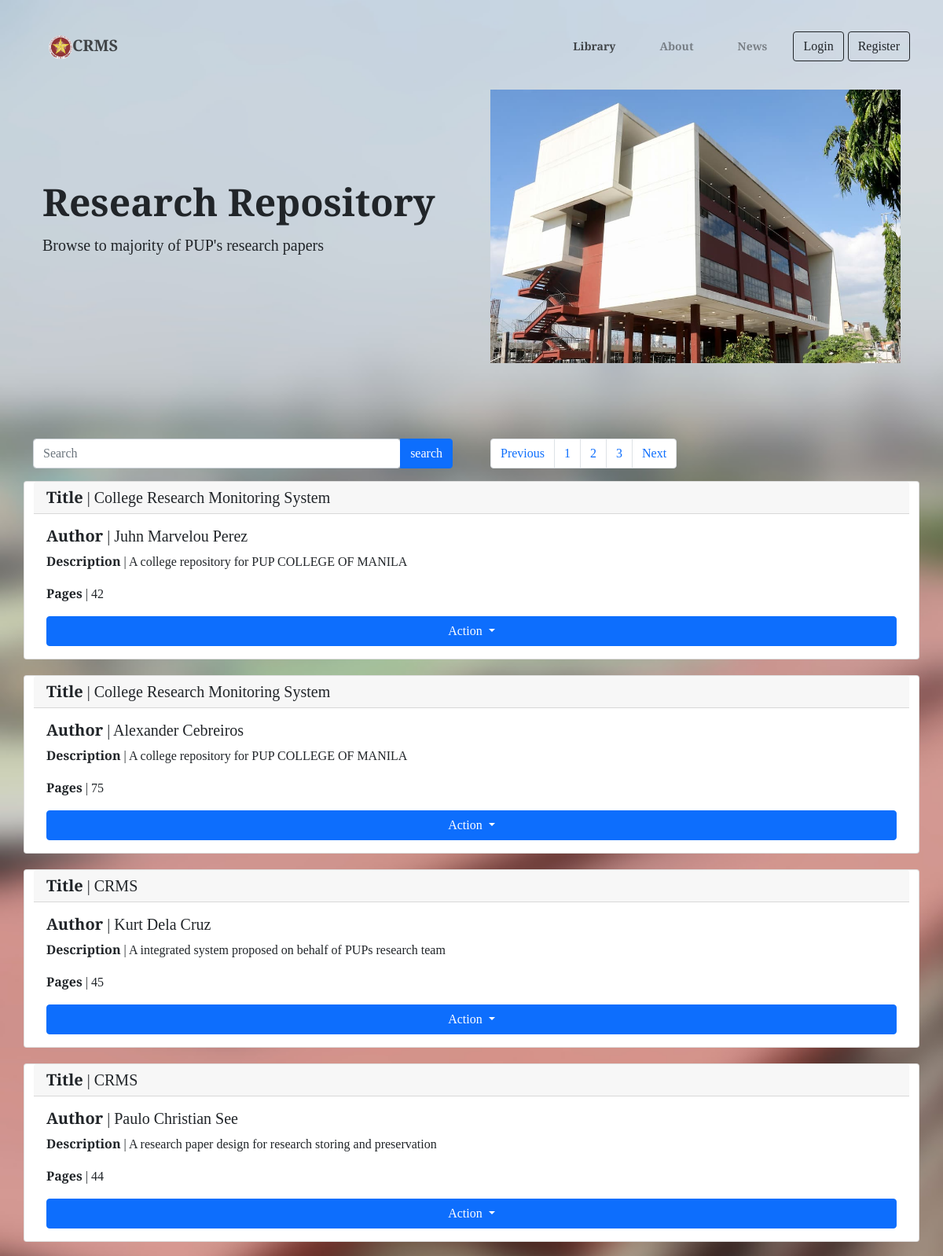
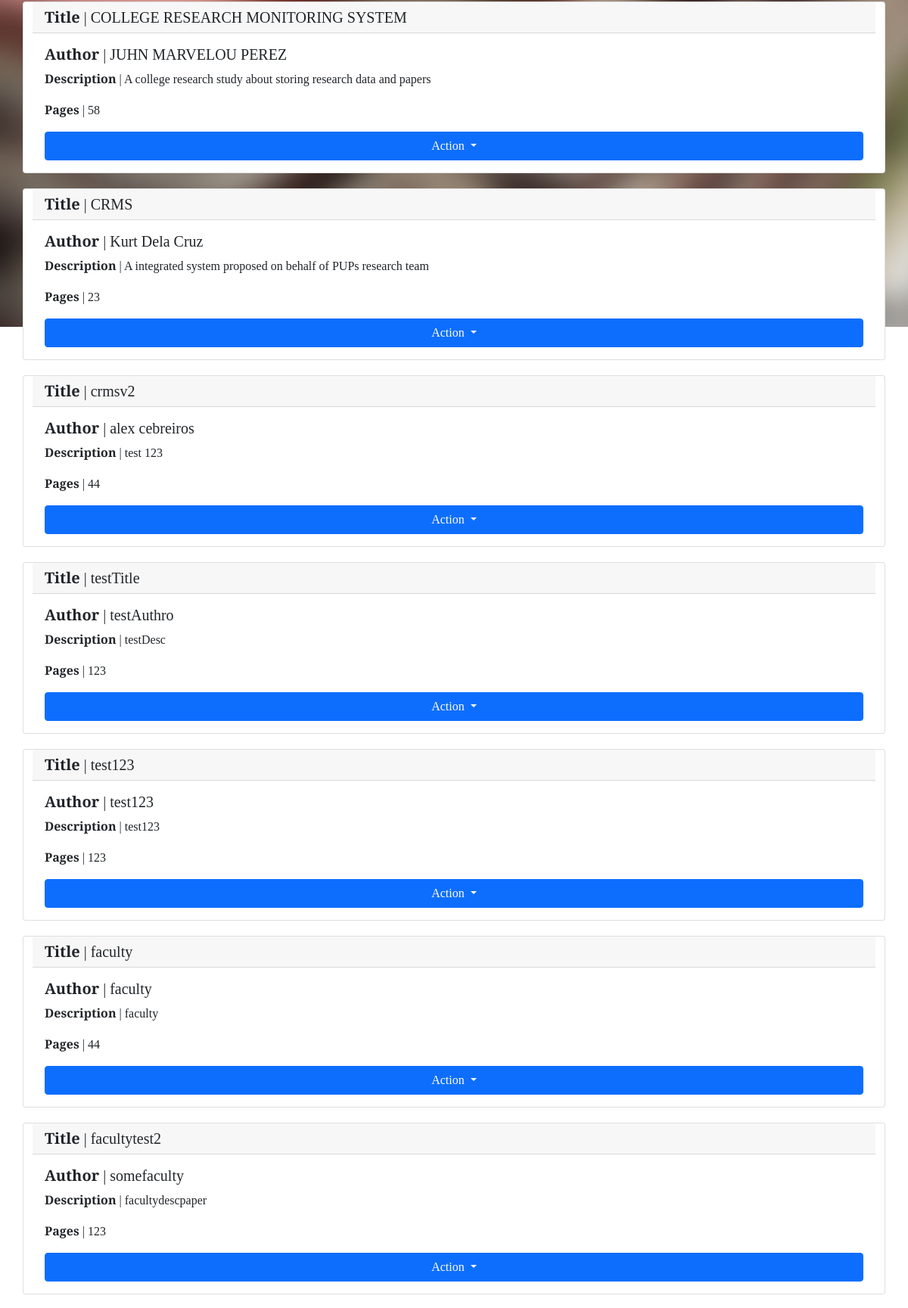
The page /repository/mainRepository.php (upper part) on the database its author committed (2 pictures, top to bottom).
### tables this page shows
CREATE TABLE `tbl_paper` (
  `paper_id` int NOT NULL AUTO_INCREMENT,
  `paper_author` varchar(255) DEFAULT NULL,
  `paper_title` varchar(255) DEFAULT NULL,
  `paper_description` varchar(1000) DEFAULT NULL,
  `paper_pages` varchar(45) DEFAULT NULL,
  `paper_name` varchar(100) DEFAULT NULL,
  `paper_type` varchar(100) DEFAULT NULL,
  `date_uploaded` varchar(45) DEFAULT NULL,
  `location` varchar(1000) DEFAULT NULL,
  PRIMARY KEY (`paper_id`)
);

### bootstrap/application.php (called while the page is built, shortened)
<?php
require_once $_SERVER['DOCUMENT_ROOT'] . '/bootstrap/database/connection.php';
require_once $_SERVER['DOCUMENT_ROOT'] . '/app/controllers/LibraryController.php';
require_once $_SERVER['DOCUMENT_ROOT'] . '/app/models/LibraryModel.php';
$paper = new LibraryController($dbConn);

### app/controllers/LibraryController.php (called while the page is built, shortened)
<?php
    class LibraryController{
    private $paper;
    public function __construct($dbConn) {
        $this->paper= new LibraryModel ($dbConn);
    }
    public function getAllPaper() {
        return $this->paper->readAll();
    }
    }
?>

### app/models/LibraryModel.php (called while the page is built, shortened)
<?php
class LibraryModel{
    private $db;
    private $table = 'tbl_paper';
    public function __construct($dbConn) {
        $this->db = $dbConn;
    }
    public function readAll() {
        $this->content = [];
        $stmt = $this->db->prepare("SELECT * FROM $this->table");
        $stmt->execute();
        if ($stmt->rowCount() > 0) {
            while($row = $stmt->fetch(PDO::FETCH_OBJ)) {
                $this->add($row);
            } return $this->content;
        }
    }
}

### public/repository/mainRepository.php (the view, shortened to what this page needs)
<?php require_once $_SERVER['DOCUMENT_ROOT'] . '/bootstrap/application.php';
?>
<?php require_once $_SERVER['DOCUMENT_ROOT'] . '/public/include/header.php'; ?>
<link href="/public/assets/css/mainRepository" rel="stylesheet" />
<div class="container col-xxl-8 px-4 py-5" style="margin-top: -70px">
    <div class="row flex-lg-row-reverse align-items-center g-5 py-5">
        <div class="col-10 col-sm-8 col-lg-6">
            <img src="/public/assets/img/research_Building.jpg" class="d-block mx-lg-auto img-fluid" alt="Bootstrap Themes" width="700" height="500" loading="lazy">
        </div>
        <div class="col-lg-6">
            <h1 class="display-5 fw-bold lh-1 mb-3">Research Repository</h1>
            <p class="lead">Browse to majority of PUP's research papers</p>
        </div>
    </div>
</div>
<div class="container paper" style="margin-bottom: 150px">
    <div class="row gx-5">
        <div class="col">
            <div class="input-group">
                <input type="search" class="form-control rounded " placeholder="Search" aria-label="Search" aria-describedby="search-addon" />
                <button type="button" class="btn btn-primary">search</button>
            </div>
        </div>
        <div class="col">
            <nav aria-label="Page navigation example">
                <ul class="pagination outline-dark">
                    <li class="page-item"><a class="page-link" href="#">Previous</a></li>
                    <li class="page-item"><a class="page-link" href="#">1</a></li>
                    <li class="page-item"><a class="page-link" href="#">2</a></li>
                    <li class="page-item"><a class="page-link" href="#">3</a></li>
                    <li class="page-item"><a class="page-link" href="#">Next</a></li>
                </ul>
            </nav>
        </div>
    </div>
    <div class="row">
        <?php foreach ($paper->getAllPaper() as $key => $data) : ?>
            <div class="card" style="margin-bottom: 20px">
                <h5 class="card-header"><b>Title</b> | <?= $data->paper_title; ?></h5>
                <div class="card-body">
                    <h5 class="card-title"><b>Author</b> | <?= $data->paper_author; ?> </h5>
                    <p class="card-text"><b>Description</b> | <?= $data->paper_description; ?> </p>
                    <p class="card-text"><b>Pages</b> | <?= $data->paper_pages; ?> </p>
                    <div class="row">
                        <div class="btn-group">
                            <button type="button" class="btn btn-primary dropdown-toggle" data-bs-toggle="dropdown" aria-expanded="false">
                                Action
                            </button>
                        </div>
                    </div>
                </div>
            </div>
        <?php endforeach; ?>
    </div>
</div>
<?php require_once $_SERVER['DOCUMENT_ROOT'] . '/public/include/footer.php'; ?>

### public/assets/css/header.css (style rules this page uses)
body { font-family: 'PT Serif', serif !important; background-image: url(/public/assets/img/pup_bldg_1_blurred.jpg); background-repeat: no-repeat; background-size: cover; overflow-x: hidden; height: 250vh; animation: fadeIn 1s; }

### rows shown on the page
tbl_paper: paper_title "College Research Monitoring System", paper_author "Juhn Marvelou Perez", paper_description "A college repository for PUP COLLEGE OF MANILA", paper_pages "42"
tbl_paper: paper_title "College Research Monitoring System", paper_author "Alexander Cebreiros", paper_description "A college repository for PUP COLLEGE OF MANILA", paper_pages "75"
tbl_paper: paper_title "CRMS", paper_author "Kurt Dela Cruz", paper_description "A integrated system proposed on behalf of PUPs research team", paper_pages "45"
tbl_paper: paper_title "CRMS", paper_author "Paulo Christian See", paper_description "A research paper design for research storing and preservation", paper_pages "44"
tbl_paper: paper_title "COLLEGE RESEARCH MONITORING SYSTEM", paper_author "JUHN MARVELOU PEREZ", paper_description "A college research study about storing research data and papers", paper_pages "58"
tbl_paper: paper_title "CRMS", paper_author "Kurt Dela Cruz", paper_description "A integrated system proposed on behalf of PUPs research team", paper_pages "23"
tbl_paper: paper_title "crmsv2", paper_author "alex cebreiros", paper_description "test 123", paper_pages "44"
tbl_paper: paper_title "testTitle", paper_author "testAuthro", paper_description "testDesc", paper_pages "123"
tbl_paper: paper_title "test123", paper_author "test123", paper_description "test123", paper_pages "123"
tbl_paper: paper_title "faculty", paper_author "faculty", paper_description "faculty", paper_pages "44"
tbl_paper: paper_title "facultytest2", paper_author "somefaculty", paper_description "facultydescpaper", paper_pages "123"
